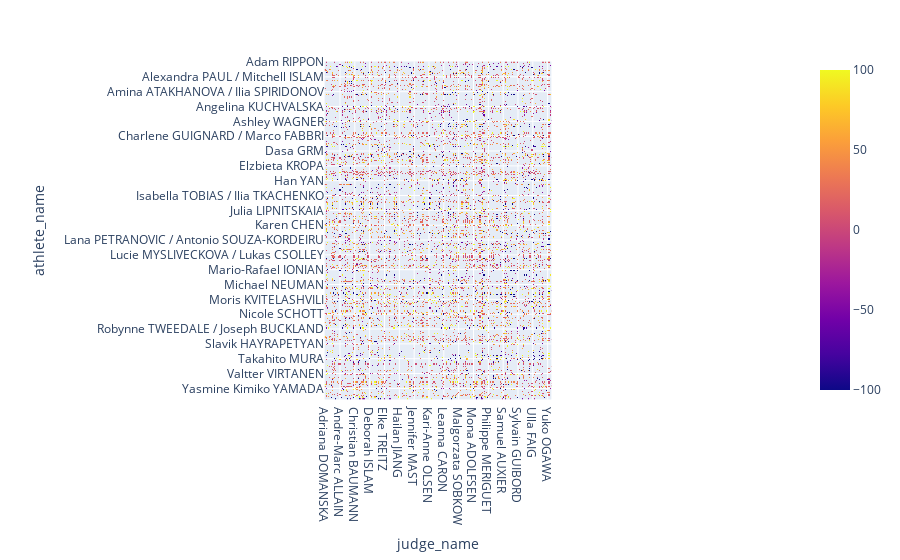

This figure's notebook cell:
### Code cell
fig = px.imshow(pivoted,zmin=-100,zmax=100)
fig.show()

### Figure 1 — Plotly figure (JSON) as saved in the notebook; plotly's stock layout.template omitted (floating-point values rounded to 4 significant figures; data arrays with more than 128 entries replaced by an {"elided": "..."} marker saying what was removed)
{"data": [{"coloraxis": "coloraxis", "hovertemplate": "judge_name: %{x}<br>athlete_name: %{y}<br>color: %{z}<extra></extra>", "name": "0", "type": "heatmap", "x": {"elided": "214 str values"}, "xaxis": "x", "y": {"elided": "319 str values"}, "yaxis": "y", "z": {"elided": "319x214 float values"}}], "layout": {"coloraxis": {"cmax": 100, "cmin": -100, "colorscale": [[0, "#0d0887"], [0.1111, "#46039f"], [0.2222, "#7201a8"], [0.3333, "#9c179e"], [0.4444, "#bd3786"], [0.5556, "#d8576b"], [0.6667, "#ed7953"], [0.7778, "#fb9f3a"], [0.8889, "#fdca26"], [1, "#f0f921"]]}, "margin": {"t": 60}, "xaxis": {"anchor": "y", "constrain": "domain", "domain": [0, 1], "scaleanchor": "y", "title": {"text": "judge_name"}}, "yaxis": {"anchor": "x", "autorange": "reversed", "constrain": "domain", "domain": [0, 1], "title": {"text": "athlete_name"}}}}
